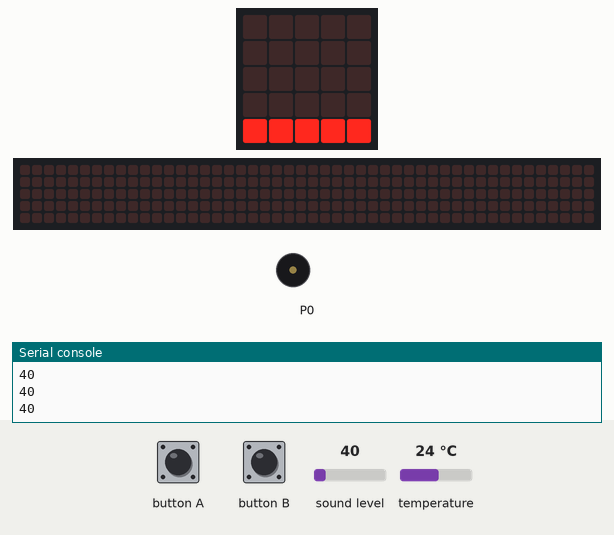
A program run on a simulated BBC micro:bit (MakeCode). On the bench: the board's 5×5 LED display, a strip that is not on the board, showing the scrolling text unrolled, buzzer (waves = sounding), the last lines printed to the serial console. The inputs (shaded band) are chosen by the test bench; at power-on: sound level 40, temperature 24 °C. The 48×5 strip is a reading aid, not a part: it shows the text the display is scrolling, unrolled, one strip-width of it at a time.

Above: at 1.15 s.
1.7 s: sound level set to 227
At 2.65 s:
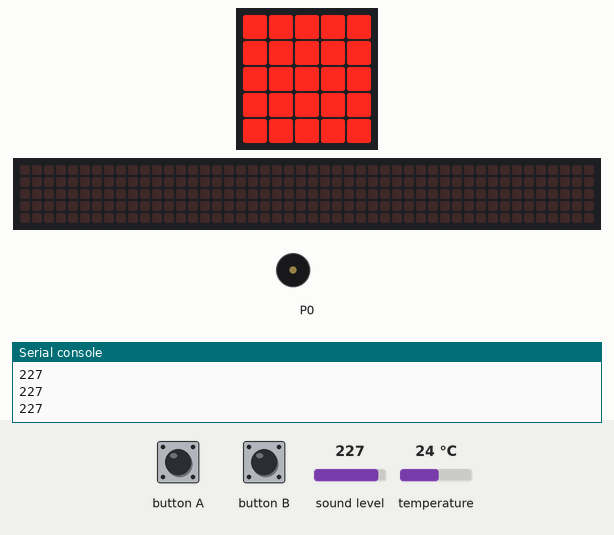
4.3 s: sound level set to 233
At 7.02 s:
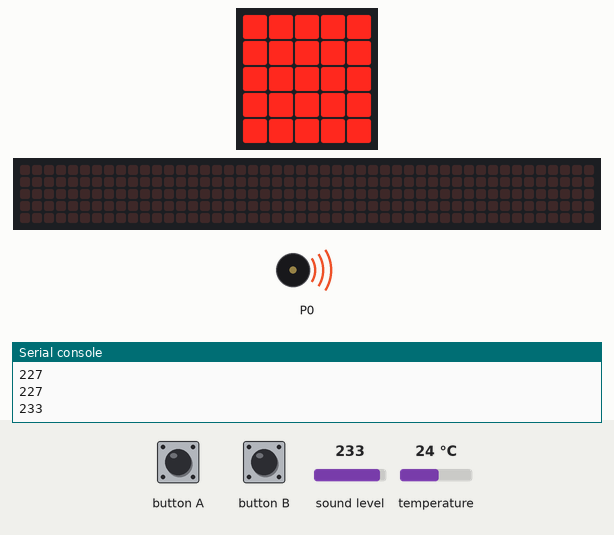
7.3 s: button A pressed for 0.15 s
At 7.68 s:
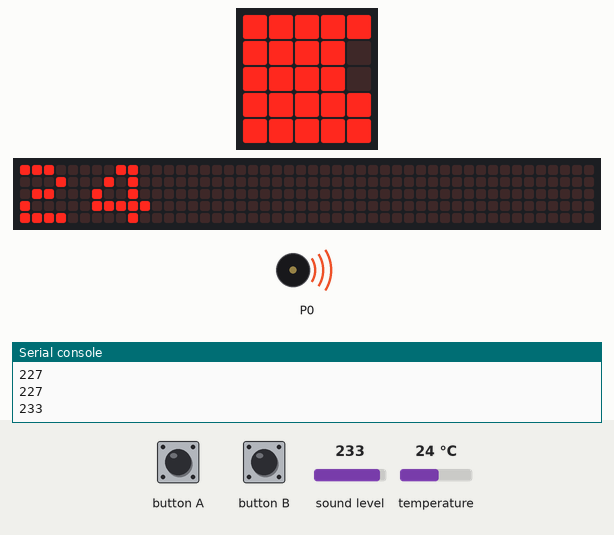
8.0 s: button B pressed for 0.15 s
8.7 s: button A pressed for 0.15 s
9.4 s: sound level set to 5
At 15.29 s:
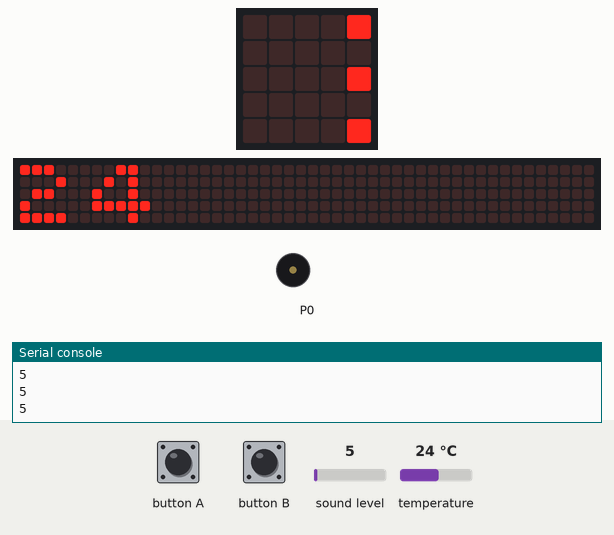
Timing chart, 0 to 16.2 s (numbered marks = the images above; inputs shaded):
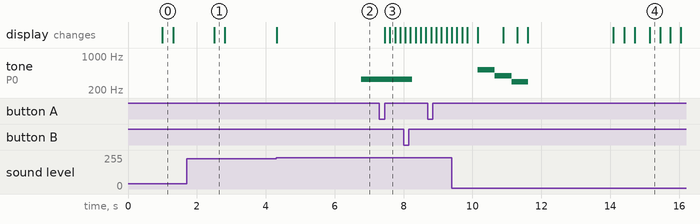

Measured:
- the behaviour switches between 229 and 230 on sound level (found by bisection; images 1 and 2)
- after the input at 1.7 s, the display: changes after 0.80 s (image 1)
- after the input at 4.3 s, tone on P0: silent → 330 Hz after 2.5 s; the display: changes at once (image 2)
- after the input at 7.3 s, the display: first changes after 0.15 s (image 3 shows a later state)

The program:

main.ts
```typescript
input.onButtonPressed(Button.A, function () {
    basic.showNumber(input.temperature())
    music.playMelody("C5 G D - - - - - ", 122)
    basic.showIcon(IconNames.Happy)
})
input.onButtonPressed(Button.B, function () {
    let outdoorTemp = 0
    basic.showNumber(outdoorTemp)
    basic.showIcon(IconNames.Sad)
})
basic.forever(function () {
    led.plotBarGraph(
    input.soundLevel(),
    230
    )
    if (input.soundLevel() >= 230) {
        music.playMelody("- - - - - E E E ", 122)
        basic.showLeds(`
            # . . . #
            . # . # .
            . . # . .
            . # . # .
            # . . . #
            `)
    }
    basic.clearScreen()
})
```

test.ts
```typescript
// aquí va el archivo "tests"; esto no se compilará cuando este paquete se utilice como una extensión.
```
